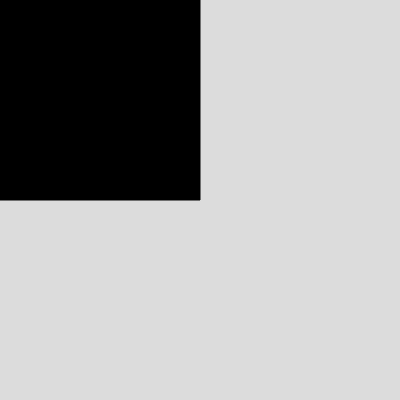
Frame 1 (no input)
Frame 60 (no input): identical to frame 1, image omitted
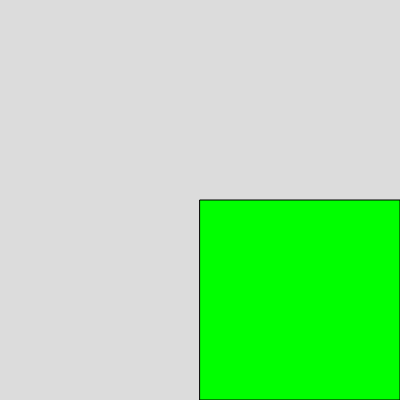
Frame 120 (the mouse pressed at the canvas centre since frame 60)

The p5.js sketch that drew these frames (run headless with seeded random() and noise() and a simulated clock; from frame 60 on, the mouse is pressed at the canvas centre):

// p5.js sketch
// ── sketch.js
function setup() {
  createCanvas(400, 400);
}

function draw() {
  background(220);
  
  // top left
  if (mouseX < width / 2 && mouseY < height / 2) {
    fill(0);
    rect(0, 0, width / 2, height / 2);
  } 
  
  // top right
  if (mouseX >= width / 2 && mouseY < height / 2) {
    fill(255, 0, 0);
    rect(width / 2, 0, width / 2, height / 2);
  } 
  
  // bottom right
  if (mouseX >= width / 2 && mouseY >= height / 2) {
    fill(0, 255, 0);
    rect(width / 2, height / 2, width / 2, height / 2);
  } 
  
  // bottom left
  if (mouseX < width / 2 && mouseY >= height / 2) {
    fill(0, 0, 255);
    rect(0, height / 2, width / 2, height / 2);
  }
}
